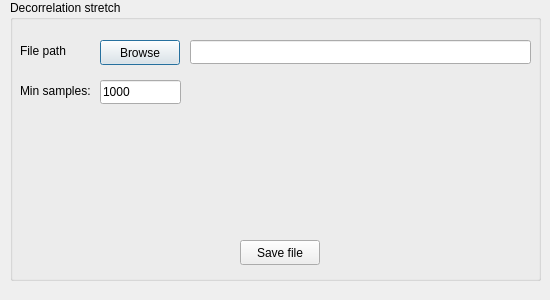
<?xml version="1.0" encoding="UTF-8"?>
<ui version="4.0">
 <class>dstretchdialog</class>
 <widget class="QDialog" name="dstretchdialog">
  <property name="geometry">
   <rect>
    <x>0</x>
    <y>0</y>
    <width>550</width>
    <height>300</height>
   </rect>
  </property>
  <property name="windowTitle">
   <string>Dialog</string>
  </property>
  <widget class="QGroupBox" name="groupBox">
   <property name="geometry">
    <rect>
     <x>10</x>
     <y>0</y>
     <width>531</width>
     <height>281</height>
    </rect>
   </property>
   <property name="title">
    <string>Decorrelation stretch</string>
   </property>
   <widget class="QPushButton" name="buttonBrowse">
    <property name="geometry">
     <rect>
      <x>90</x>
      <y>40</y>
      <width>80</width>
      <height>25</height>
     </rect>
    </property>
    <property name="text">
     <string>Browse</string>
    </property>
   </widget>
   <widget class="QPushButton" name="buttonGenerate">
    <property name="geometry">
     <rect>
      <x>230</x>
      <y>240</y>
      <width>80</width>
      <height>25</height>
     </rect>
    </property>
    <property name="text">
     <string>Save file</string>
    </property>
   </widget>
   <widget class="QLineEdit" name="textFilePath">
    <property name="geometry">
     <rect>
      <x>180</x>
      <y>40</y>
      <width>341</width>
      <height>24</height>
     </rect>
    </property>
   </widget>
   <widget class="QLabel" name="label">
    <property name="geometry">
     <rect>
      <x>10</x>
      <y>40</y>
      <width>55</width>
      <height>21</height>
     </rect>
    </property>
    <property name="text">
     <string>File path</string>
    </property>
   </widget>
   <widget class="QLineEdit" name="textMinSamples">
    <property name="geometry">
     <rect>
      <x>90</x>
      <y>80</y>
      <width>81</width>
      <height>24</height>
     </rect>
    </property>
    <property name="layoutDirection">
     <enum>Qt::RightToLeft</enum>
    </property>
    <property name="text">
     <string>1000</string>
    </property>
   </widget>
   <widget class="QLabel" name="label_2">
    <property name="geometry">
     <rect>
      <x>10</x>
      <y>80</y>
      <width>81</width>
      <height>21</height>
     </rect>
    </property>
    <property name="text">
     <string>Min samples:</string>
    </property>
   </widget>
  </widget>
 </widget>
 <resources/>
 <connections/>
</ui>
